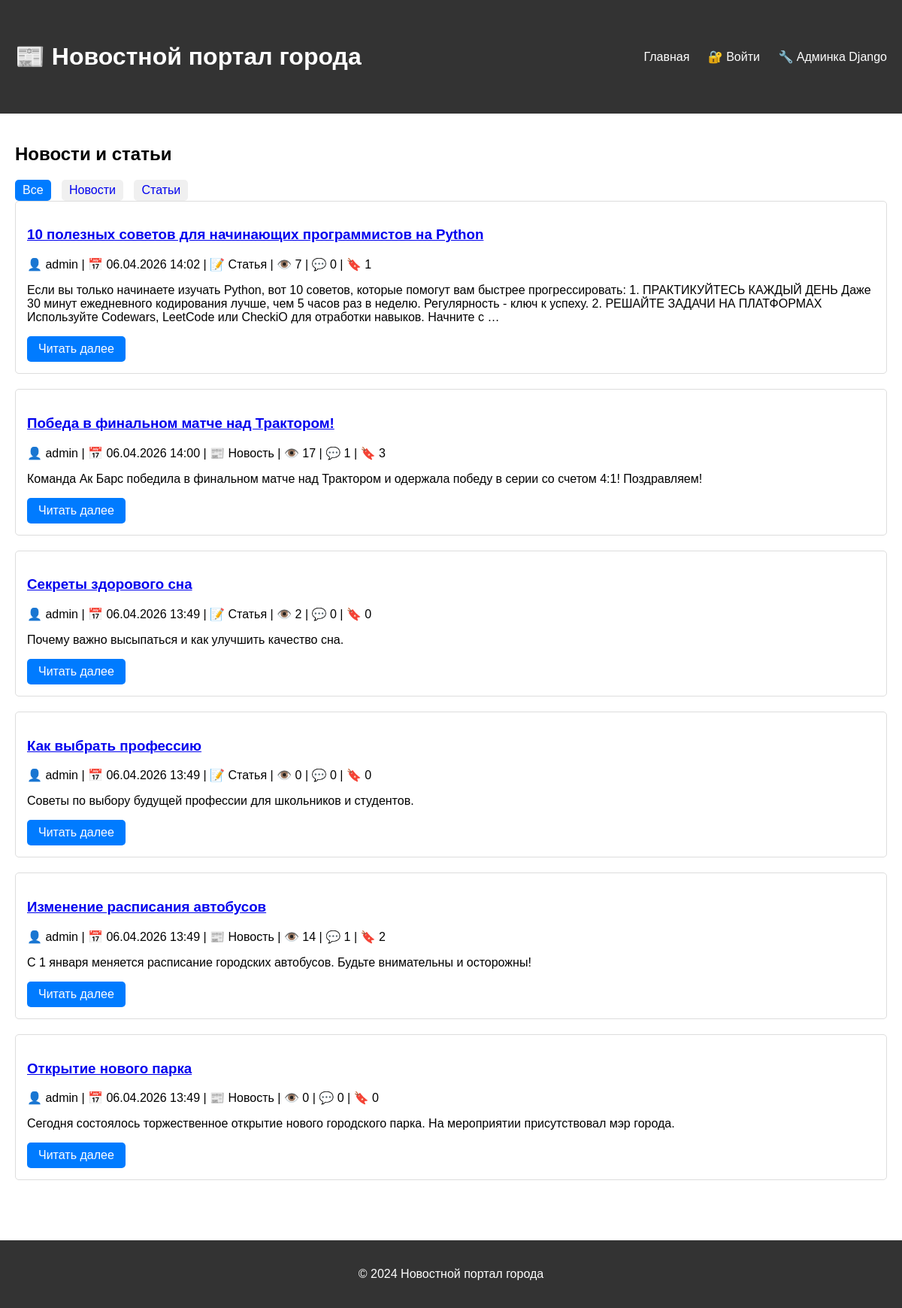
The page / on the database its author committed.
### portal/models.py (models this page shows, shortened)
class Article(models.Model):
    TYPE_CHOICES = [
        ('news', 'Новость'),
        ('article', 'Статья'),
    ]
    title = models.CharField(max_length=200, verbose_name='Заголовок')
    content = models.TextField(verbose_name='Содержание')
    article_type = models.CharField(max_length=10, choices=TYPE_CHOICES, default='news', verbose_name='Тип')
    author = models.ForeignKey(User, on_delete=models.CASCADE, verbose_name='Автор')
    created_at = models.DateTimeField(auto_now_add=True, verbose_name='Дата создания')
    views_count = models.IntegerField(default=0, verbose_name='Просмотры')
    saves_count = models.IntegerField(default=0, verbose_name='Сохранения')
    is_published = models.BooleanField(default=True, verbose_name='Опубликовано')
    class Meta:
        verbose_name = 'Статья'
        verbose_name_plural = 'Статьи'
        ordering = ['-created_at']

### portal/views.py (the view)
# urls.py: path('', views.index, name='index'),
def index(request):
    articles = Article.objects.filter(is_published=True).order_by('-created_at')
    type_filter = request.GET.get('type', 'all')
    if type_filter == 'news':
        articles = articles.filter(article_type='news')
    elif type_filter == 'article':
        articles = articles.filter(article_type='article')
    return render(request, 'portal/index.html', {
        'articles': articles,
        'current_type': type_filter,
    })

### portal/context_processors.py (called while the page is built)
def site_settings(request):
    settings, created = SiteSettings.objects.get_or_create(id=1)
    return {'site_settings': settings}

### templates/portal/index.html (shortened to what this page needs)
{% extends 'base.html' %}
{% block content %}
    <h2>Новости и статьи</h2>
    <div class="filters">
        <a href="/?type=all" class="{% if current_type == 'all' %}active{% endif %}">Все</a>
        <a href="/?type=news" class="{% if current_type == 'news' %}active{% endif %}">Новости</a>
        <a href="/?type=article" class="{% if current_type == 'article' %}active{% endif %}">Статьи</a>
    </div>
    {% for article in articles %}
        <div class="card">
            <h3><a href="{% url 'article_detail' article.id %}">{{ article.title }}</a></h3>
            <p>
                👤 {{ article.author.username }} |
                📅 {{ article.created_at|date:"d.m.Y H:i" }} |
                {% if article.article_type == 'news' %}📰 Новость{% else %}📝 Статья{% endif %} |
                👁️ {{ article.views_count }} |
                💬 {{ article.comments.count }} |
                🔖 {{ article.saves_count }}
            </p>
            <p>{{ article.content|truncatewords:50 }}</p>
            <a href="{% url 'article_detail' article.id %}" class="btn">Читать далее</a>
        </div>
    {% empty %}
        <p>Нет статей для отображения.</p>
    {% endfor %}
{% endblock %}

### templates/base.html (shortened to what this page needs)
<!DOCTYPE html>
<html lang="ru">
<head>
</head>
<body>
    <header>
    <div class="container">
        <h1>📰 Новостной портал города</h1>
        <nav>
            <a href="/">Главная</a>
            {% if user.is_authenticated %}
                {% if user.is_staff %}
                    <a href="/dashboard/">📊 Панель администратора</a>
                {% endif %}
                <form action="{% url 'logout' %}" method="post" style="display: inline; margin-left: 20px;">
                    {% csrf_token %}
                    <button type="submit" style="background: none; border: none; color: white; cursor: pointer; font-size: 16px;">
                        🚪 Выйти ({{ user.username }})
                    </button>
                </form>
            {% else %}
                <a href="{% url 'login' %}">🔐 Войти</a>
                <a href="/admin/">🔧 Админка Django</a>
            {% endif %}
        </nav>
    </div>
    </header>
    <div class="container">
        {% block content %}{% endblock %}
    </div>
    <footer>
        <p>&copy; 2024 Новостной портал города</p>
    </footer>
</body>
</html>

### rows shown on the page
Article: title "10 полезных советов для начинающих программистов на Python", author.username "admin", created_at "06.04.2026 14:02", article_type "📝 Статья", views_count "7", comments.count "0", saves_count "1", content "Если вы только начинаете изучать Python, вот 10 советов, которые помогут вам быстрее прогрессировать: 1. ПРАКТИКУЙТЕСЬ КАЖДЫЙ ДЕНЬ Даже 30 минут ежедневного кодирования лучше, чем 5 часов раз в неделю. Регулярность - ключ к успеху. 2. РЕШАЙТЕ ЗАДАЧИ НА ПЛАТФОРМАХ Используйте Codewars, LeetCode или CheckiO для отработки навыков. Начните с …"
Article: title "Победа в финальном матче над Трактором!", author.username "admin", created_at "06.04.2026 14:00", article_type "📰 Новость", views_count "17", comments.count "1", saves_count "3", content "Команда Ак Барс победила в финальном матче над Трактором и одержала победу в серии со счетом 4:1! Поздравляем!"
Article: title "Секреты здорового сна", author.username "admin", created_at "06.04.2026 13:49", article_type "📝 Статья", views_count "2", comments.count "0", saves_count "0", content "Почему важно высыпаться и как улучшить качество сна."
Article: title "Как выбрать профессию", author.username "admin", created_at "06.04.2026 13:49", article_type "📝 Статья", views_count "0", comments.count "0", saves_count "0", content "Советы по выбору будущей профессии для школьников и студентов."
Article: title "Изменение расписания автобусов", author.username "admin", created_at "06.04.2026 13:49", article_type "📰 Новость", views_count "14", comments.count "1", saves_count "2", content "С 1 января меняется расписание городских автобусов. Будьте внимательны и осторожны!"
Article: title "Открытие нового парка", author.username "admin", created_at "06.04.2026 13:49", article_type "📰 Новость", views_count "0", comments.count "0", saves_count "0", content "Сегодня состоялось торжественное открытие нового городского парка. На мероприятии присутствовал мэр города."
